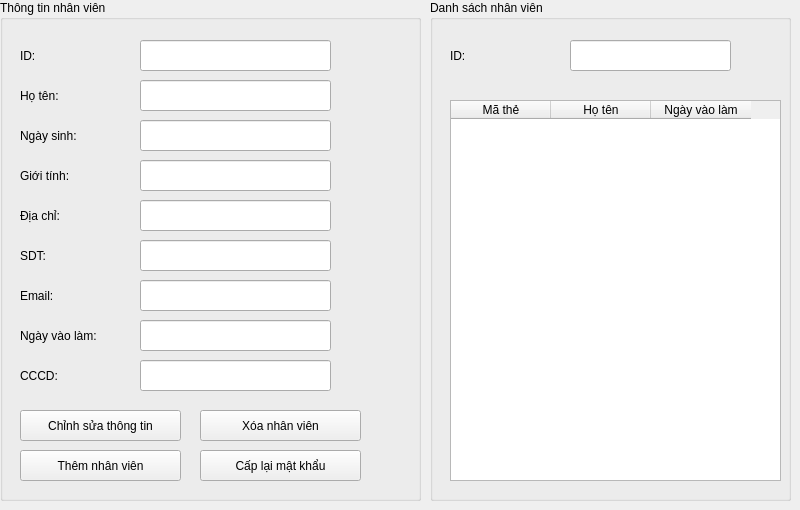
       <widget class="QWidget" name="tab_5">
        <attribute name="title">
         <string>Nhân viên</string>
        </attribute>
        <widget class="QGroupBox" name="groupBox_7">
         <property name="geometry">
          <rect>
           <x>430</x>
           <y>0</y>
           <width>361</width>
           <height>501</height>
          </rect>
         </property>
         <property name="title">
          <string>Danh sách nhân viên</string>
         </property>
         <widget class="QLabel" name="label_42">
          <property name="geometry">
           <rect>
            <x>20</x>
            <y>40</y>
            <width>81</width>
            <height>31</height>
           </rect>
          </property>
          <property name="text">
           <string>ID:</string>
          </property>
         </widget>
         <widget class="QLineEdit" name="lineEdit_16">
          <property name="geometry">
           <rect>
            <x>140</x>
            <y>40</y>
            <width>161</width>
            <height>31</height>
           </rect>
          </property>
         </widget>
         <widget class="QTableWidget" name="tableWidget_4">
          <property name="geometry">
           <rect>
            <x>20</x>
            <y>100</y>
            <width>331</width>
            <height>381</height>
           </rect>
          </property>
          <column>
           <property name="text">
            <string>Mã thẻ</string>
           </property>
          </column>
          <column>
           <property name="text">
            <string>Họ tên</string>
           </property>
          </column>
          <column>
           <property name="text">
            <string>Ngày vào làm</string>
           </property>
          </column>
         </widget>
        </widget>
        <widget class="QGroupBox" name="groupBox_8">
         <property name="geometry">
          <rect>
           <x>0</x>
           <y>0</y>
           <width>421</width>
           <height>501</height>
          </rect>
         </property>
         <property name="title">
          <string>Thông tin nhân viên</string>
         </property>
         <widget class="QLabel" name="label_43">
          <property name="geometry">
           <rect>
            <x>20</x>
            <y>40</y>
            <width>81</width>
            <height>31</height>
           </rect>
          </property>
          <property name="text">
           <string>ID:</string>
          </property>
         </widget>
         <widget class="QLineEdit" name="lineEdit_17">
          <property name="geometry">
           <rect>
            <x>140</x>
            <y>40</y>
            <width>191</width>
            <height>31</height>
           </rect>
          </property>
         </widget>
         <widget class="QLineEdit" name="lineEdit_18">
          <property name="geometry">
           <rect>
            <x>140</x>
            <y>80</y>
            <width>191</width>
            <height>31</height>
           </rect>
          </property>
         </widget>
         <widget class="QLabel" name="label_44">
          <property name="geometry">
           <rect>
            <x>20</x>
            <y>80</y>
            <width>81</width>
            <height>31</height>
           </rect>
          </property>
          <property name="text">
           <string>Họ tên:</string>
          </property>
         </widget>
         <widget class="QLineEdit" name="lineEdit_19">
          <property name="geometry">
           <rect>
            <x>140</x>
            <y>120</y>
            <width>191</width>
            <height>31</height>
           </rect>
          </property>
         </widget>
         <widget class="QLabel" name="label_45">
          <property name="geometry">
           <rect>
            <x>20</x>
            <y>120</y>
            <width>81</width>
            <height>31</height>
           </rect>
          </property>
          <property name="text">
           <string>Ngày sinh:</string>
          </property>
         </widget>
         <widget class="QLineEdit" name="lineEdit_20">
          <property name="geometry">
           <rect>
            <x>140</x>
            <y>160</y>
            <width>191</width>
            <height>31</height>
           </rect>
          </property>
         </widget>
         <widget class="QLabel" name="label_46">
          <property name="geometry">
           <rect>
            <x>20</x>
            <y>160</y>
            <width>81</width>
            <height>31</height>
           </rect>
          </property>
          <property name="text">
           <string>Giới tính:</string>
          </property>
         </widget>
         <widget class="QLineEdit" name="lineEdit_21">
          <property name="geometry">
           <rect>
            <x>140</x>
            <y>200</y>
            <width>191</width>
            <height>31</height>
           </rect>
          </property>
         </widget>
         <widget class="QLabel" name="label_47">
          <property name="geometry">
           <rect>
            <x>20</x>
            <y>200</y>
            <width>81</width>
            <height>31</height>
           </rect>
          </property>
          <property name="text">
           <string>Địa chỉ:</string>
          </property>
         </widget>
         <widget class="QLineEdit" name="lineEdit_22">
          <property name="geometry">
           <rect>
            <x>140</x>
            <y>240</y>
            <width>191</width>
            <height>31</height>
           </rect>
          </property>
         </widget>
         <widget class="QLabel" name="label_48">
          <property name="geometry">
           <rect>
            <x>20</x>
            <y>240</y>
            <width>81</width>
            <height>31</height>
           </rect>
          </property>
          <property name="text">
           <string>SDT:</string>
          </property>
         </widget>
         <widget class="QLineEdit" name="lineEdit_23">
          <property name="geometry">
           <rect>
            <x>140</x>
            <y>280</y>
            <width>191</width>
            <height>31</height>
           </rect>
          </property>
         </widget>
         <widget class="QLabel" name="label_49">
          <property name="geometry">
           <rect>
            <x>20</x>
            <y>280</y>
            <width>81</width>
            <height>31</height>
           </rect>
          </property>
          <property name="text">
           <string>Email:</string>
          </property>
         </widget>
         <widget class="QLineEdit" name="lineEdit_24">
          <property name="geometry">
           <rect>
            <x>140</x>
            <y>320</y>
            <width>191</width>
            <height>31</height>
           </rect>
          </property>
         </widget>
         <widget class="QLabel" name="label_50">
          <property name="geometry">
           <rect>
            <x>20</x>
            <y>320</y>
            <width>111</width>
            <height>31</height>
           </rect>
          </property>
          <property name="text">
           <string>Ngày vào làm:</string>
          </property>
         </widget>
         <widget class="QLineEdit" name="lineEdit_25">
          <property name="geometry">
           <rect>
            <x>140</x>
            <y>360</y>
            <width>191</width>
            <height>31</height>
           </rect>
          </property>
         </widget>
         <widget class="QLabel" name="label_51">
          <property name="geometry">
           <rect>
            <x>20</x>
            <y>360</y>
            <width>81</width>
            <height>31</height>
           </rect>
          </property>
          <property name="text">
           <string>CCCD:</string>
          </property>
         </widget>
         <widget class="QPushButton" name="pushButton_19">
          <property name="geometry">
           <rect>
            <x>20</x>
            <y>410</y>
            <width>161</width>
            <height>31</height>
           </rect>
          </property>
          <property name="text">
           <string>Chỉnh sửa thông tin</string>
          </property>
         </widget>
         <widget class="QPushButton" name="pushButton_20">
          <property name="geometry">
           <rect>
            <x>200</x>
            <y>410</y>
            <width>161</width>
            <height>31</height>
           </rect>
          </property>
          <property name="text">
           <string>Xóa nhân viên</string>
          </property>
         </widget>
         <widget class="QPushButton" name="pushButton_21">
          <property name="geometry">
           <rect>
            <x>20</x>
            <y>450</y>
            <width>161</width>
            <height>31</height>
           </rect>
          </property>
          <property name="text">
           <string>Thêm nhân viên</string>
          </property>
         </widget>
         <widget class="QPushButton" name="pushButton_22">
          <property name="geometry">
           <rect>
            <x>200</x>
            <y>450</y>
            <width>161</width>
            <height>31</height>
           </rect>
          </property>
          <property name="text">
           <string>Cấp lại mật khẩu</string>
          </property>
         </widget>
        </widget>
       </widget>
